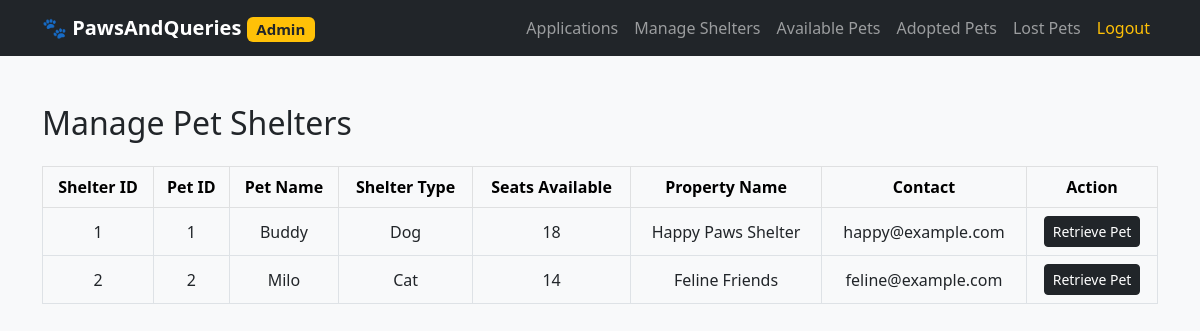
The page /admin_pet_shelter.php (signed in) on the database its author committed.
### tables this page shows
CREATE TABLE `shelters` (
    `Listing_id` INT NOT NULL,
    `Pet_id`     INT NOT NULL,
    PRIMARY KEY (`Listing_id`, `Pet_id`),
    KEY `idx_shelters_pet` (`Pet_id`),
    CONSTRAINT `fk_shelters_listing` FOREIGN KEY (`Listing_id`) REFERENCES `petshelter` (`Listing_id`),
    CONSTRAINT `fk_shelters_pet`     FOREIGN KEY (`Pet_id`)     REFERENCES `pet` (`Pet_id`)
);

CREATE TABLE `pet` (
    `Pet_id`         INT          NOT NULL AUTO_INCREMENT,
    `Name`           VARCHAR(50)  DEFAULT NULL,
    `Type`           VARCHAR(50)  DEFAULT NULL,
    `Breed`          VARCHAR(50)  DEFAULT NULL,
    `Age`            INT          DEFAULT NULL,
    `AdoptionStatus` TINYINT(1)   DEFAULT 0,
    `Image_url`      VARCHAR(255) DEFAULT NULL,
    PRIMARY KEY (`Pet_id`)
);

CREATE TABLE `petshelter` (
    `Listing_id`         INT          NOT NULL AUTO_INCREMENT,
    `PropertyName`       VARCHAR(100) DEFAULT NULL,
    `Address`            VARCHAR(255) DEFAULT NULL,
    `PetPolicy`          VARCHAR(255) DEFAULT NULL,
    `ShelterType`        VARCHAR(50)  DEFAULT NULL,
    `ShelterSeat`        INT          DEFAULT NULL,
    `ContactInformation` VARCHAR(100) DEFAULT NULL,
    PRIMARY KEY (`Listing_id`)
);

### helpers.php (called while the page is built, shortened)
<?php
function e(?string $value): string
{
    return htmlspecialchars((string) $value, ENT_QUOTES, 'UTF-8');
}

### admin_pet_shelter.php (the view, shortened to what this page needs)
<?php
require 'db.php';
require 'helpers.php';
$rows = $pdo->query("
    SELECT s.Listing_id, p.Pet_id, p.Name, ps.ShelterType, ps.ShelterSeat, ps.PropertyName, ps.ContactInformation
    FROM shelters s
    JOIN pet p ON s.Pet_id = p.Pet_id
    JOIN petshelter ps ON s.Listing_id = ps.Listing_id
")->fetchAll();
?>
<!DOCTYPE html>
<html lang="en">
<head>
    <link rel="stylesheet" href="https://cdn.jsdelivr.net/npm/bootstrap@5.2.3/dist/css/bootstrap.min.css">
</head>
<body class="bg-light">
<?php include 'admin_header.php'; ?>
<div class="container py-5">
    <h2 class="mb-4">Manage Pet Shelters</h2>
    <div class="table-responsive">
        <table class="table table-bordered table-hover align-middle text-center">
            <thead class="table-light">
                <tr>
                    <th>Shelter ID</th>
                    <th>Pet ID</th>
                    <th>Pet Name</th>
                    <th>Shelter Type</th>
                    <th>Seats Available</th>
                    <th>Property Name</th>
                    <th>Contact</th>
                    <th>Action</th>
                </tr>
            </thead>
            <tbody>
                <?php if (count($rows) > 0): ?>
                    <?php foreach ($rows as $row): ?>
                        <tr>
                            <td><?= e((string) $row['Listing_id']) ?></td>
                            <td><?= e((string) $row['Pet_id']) ?></td>
                            <td><?= e($row['Name']) ?></td>
                            <td><?= e($row['ShelterType']) ?></td>
                            <td><?= e((string) $row['ShelterSeat']) ?></td>
                            <td><?= e($row['PropertyName']) ?></td>
                            <td><?= e($row['ContactInformation']) ?></td>
                            <td>
                                <form method="POST">
                                    <button type="submit" name="retrieve_pet" class="btn btn-sm btn-dark">Retrieve Pet</button>
                                </form>
                            </td>
                        </tr>
                    <?php endforeach; ?>
                <?php else: ?>
                    <tr><td colspan="8" class="text-muted">No pets are currently in a shelter.</td></tr>
                <?php endif; ?>
            </tbody>
        </table>
    </div>
</div>
</body>
</html>

### rows shown on the page
shelters: Listing "1", Pet.Pet_id "1", Pet.Name "Buddy", Listing.ShelterType "Dog", Listing.ShelterSeat "18", Listing.PropertyName "Happy Paws Shelter", Listing.ContactInformation "happy@example.com"
shelters: Listing "2", Pet.Pet_id "2", Pet.Name "Milo", Listing.ShelterType "Cat", Listing.ShelterSeat "14", Listing.PropertyName "Feline Friends", Listing.ContactInformation "feline@example.com"
